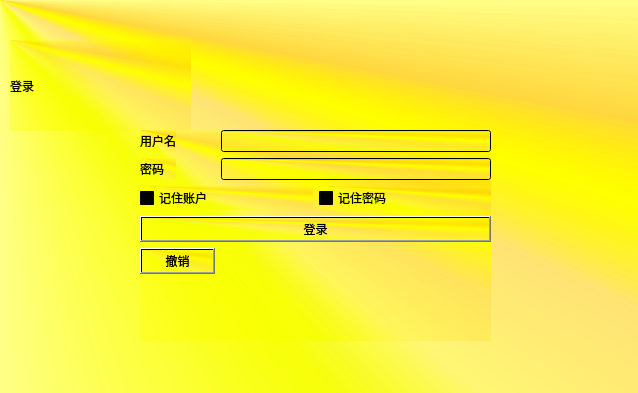
<?xml version="1.0" encoding="UTF-8"?>
<ui version="4.0">
 <class>Dialog</class>
 <widget class="QDialog" name="Dialog">
  <property name="geometry">
   <rect>
    <x>0</x>
    <y>0</y>
    <width>638</width>
    <height>393</height>
   </rect>
  </property>
  <property name="windowTitle">
   <string>Dialog</string>
  </property>
  <property name="styleSheet">
   <string notr="true">background-color: qconicalgradient(cx:0, cy:0, angle:135, stop:0 rgba(255, 255, 0, 69), stop:0.375 rgba(255, 255, 0, 69), stop:0.423533 rgba(251, 255, 0, 145), stop:0.45 rgba(247, 255, 0, 208), stop:0.477581 rgba(255, 244, 71, 130), stop:0.518717 rgba(255, 218, 71, 130), stop:0.55 rgba(255, 255, 0, 255), stop:0.57754 rgba(255, 203, 0, 130), stop:0.625 rgba(255, 255, 0, 69), stop:1 rgba(255, 255, 0, 69));</string>
  </property>
  <widget class="QLabel" name="label">
   <property name="geometry">
    <rect>
     <x>10</x>
     <y>40</y>
     <width>181</width>
     <height>91</height>
    </rect>
   </property>
   <property name="styleSheet">
    <string notr="true">font: 28pt &quot;Arial&quot;;</string>
   </property>
   <property name="text">
    <string>登录</string>
   </property>
  </widget>
  <widget class="QWidget" name="">
   <property name="geometry">
    <rect>
     <x>140</x>
     <y>130</y>
     <width>351</width>
     <height>211</height>
    </rect>
   </property>
   <layout class="QVBoxLayout" name="verticalLayout_4">
    <item>
     <layout class="QFormLayout" name="formLayout">
      <item row="0" column="0">
       <layout class="QVBoxLayout" name="verticalLayout">
        <item>
         <widget class="QLabel" name="label_2">
          <property name="styleSheet">
           <string notr="true">font: 12pt &quot;Arial&quot;
rgb(170, 0, 0)</string>
          </property>
          <property name="text">
           <string>用户名</string>
          </property>
         </widget>
        </item>
        <item>
         <widget class="QLabel" name="label_3">
          <property name="styleSheet">
           <string notr="true">
font: 14pt &quot;Arial&quot;
rgb(255, 0, 0)</string>
          </property>
          <property name="text">
           <string>密码</string>
          </property>
         </widget>
        </item>
       </layout>
      </item>
      <item row="0" column="1">
       <layout class="QVBoxLayout" name="verticalLayout_2">
        <item>
         <widget class="QLineEdit" name="username"/>
        </item>
        <item>
         <widget class="QLineEdit" name="password"/>
        </item>
       </layout>
      </item>
      <item row="1" column="0" colspan="2">
       <layout class="QVBoxLayout" name="verticalLayout_3">
        <item>
         <layout class="QHBoxLayout" name="horizontalLayout">
          <item>
           <widget class="QCheckBox" name="rec">
            <property name="text">
             <string>记住账户</string>
            </property>
           </widget>
          </item>
          <item>
           <widget class="QCheckBox" name="rep">
            <property name="text">
             <string>记住密码</string>
            </property>
           </widget>
          </item>
         </layout>
        </item>
        <item>
         <widget class="QPushButton" name="login">
          <property name="styleSheet">
           <string notr="true">font: 16pt &quot;Arial&quot;;</string>
          </property>
          <property name="text">
           <string>登录</string>
          </property>
         </widget>
        </item>
       </layout>
      </item>
      <item row="2" column="0">
       <widget class="QPushButton" name="pushButton">
        <property name="text">
         <string>撤销</string>
        </property>
       </widget>
      </item>
     </layout>
    </item>
   </layout>
  </widget>
 </widget>
 <resources/>
 <connections>
  <connection>
   <sender>pushButton</sender>
   <signal>clicked()</signal>
   <receiver>username</receiver>
   <slot>clear()</slot>
   <hints>
    <hint type="sourcelabel">
     <x>202</x>
     <y>321</y>
    </hint>
    <hint type="destinationlabel">
     <x>463</x>
     <y>155</y>
    </hint>
   </hints>
  </connection>
  <connection>
   <sender>pushButton</sender>
   <signal>clicked()</signal>
   <receiver>password</receiver>
   <slot>clear()</slot>
   <hints>
    <hint type="sourcelabel">
     <x>197</x>
     <y>332</y>
    </hint>
    <hint type="destinationlabel">
     <x>391</x>
     <y>201</y>
    </hint>
   </hints>
  </connection>
 </connections>
</ui>
